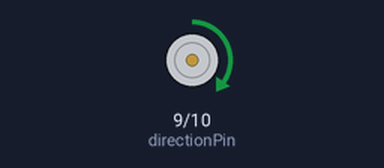
A sketch run on a simulated Arduino Uno, built with avr-gcc and run on an emulated ATmega328P. Shown: direction and speed pins drawn as motors (green arrow = direction pin HIGH = forward, orange = LOW = backward, longer = more drive).

Above: at 0.5 s.
At 3.5 s:
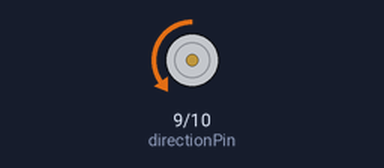
At 5.0 s:
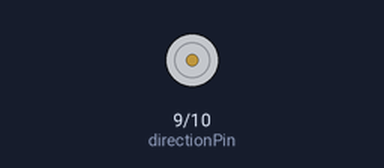
Timing chart, 0 to 7.8 s (numbered marks = the images above):
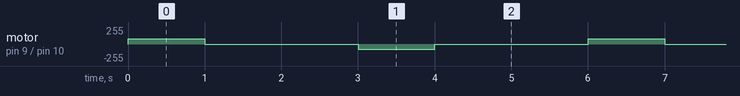

Measured:
- by itself, motor on pin 9 (directionPin) / pin 10 (pwmPin): repeats every 6.0 s: stopped 2.0 s, backward 80/255 1.0 s, stopped 2.0 s, forward 80/255 1.0 s

The sketch:

dc_motor_mkrvrs.ino
```cpp
// Sample code to allow DC motor to switch direction per duty cycle

int directionPin = 9;
int pwmPin = 10;
//boolean to switch direction
bool directionState;
void setup() {
//define pins
pinMode(directionPin, OUTPUT);
pinMode(pwmPin, OUTPUT);
}
void loop() {
//change direction every loop()
directionState = !directionState;
//write a low state to the direction pin (9)
if(directionState == false){
  digitalWrite(directionPin, LOW);
}
//write a high state to the direction pin (9)
else{
  digitalWrite(directionPin, HIGH);
}
//set work duty for the motor
analogWrite(pwmPin, 80);
delay(1000);
//activate brakes!
//set work duty for the motor to 0 (off)
analogWrite(pwmPin, 0);
delay(2000);
}
```
